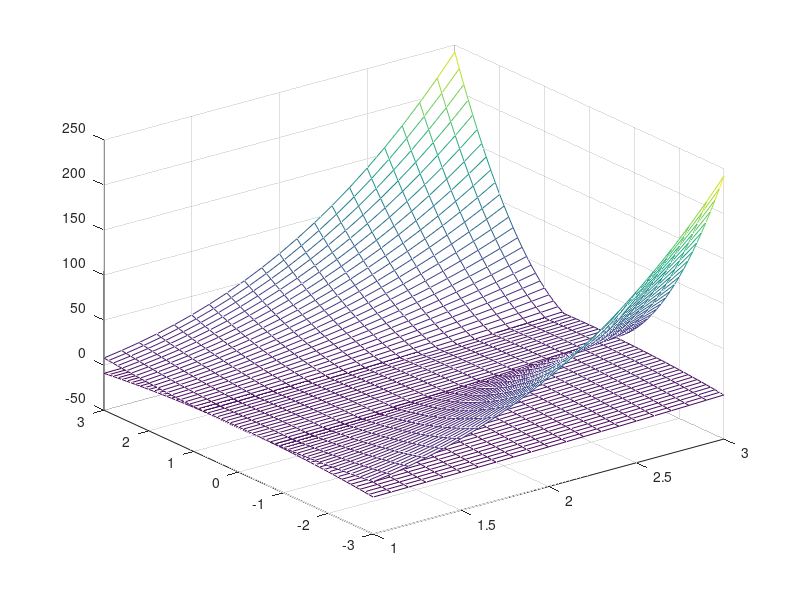
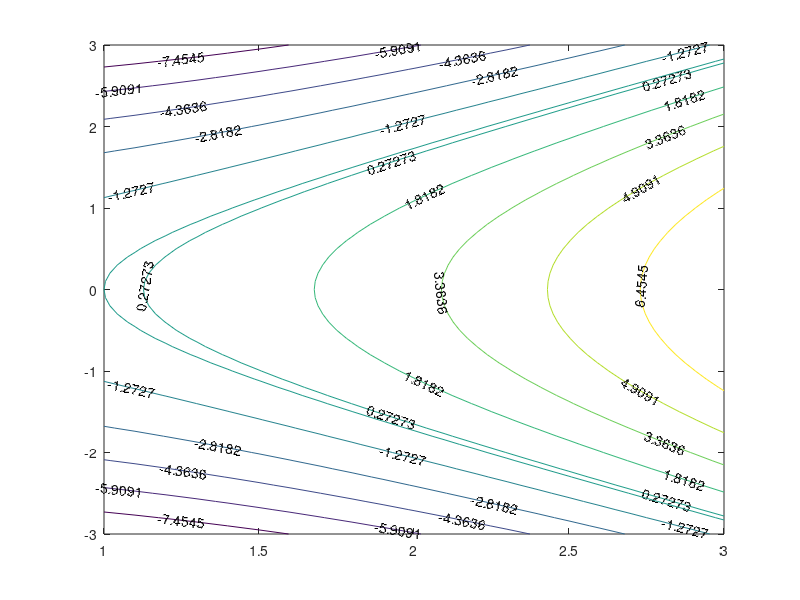

Here is the MATLAB script that generated these plots, in order: (Note: this script raises an error after producing the figures.)
clc
close all
clear all
h = 1/64;

f_1 = @(X) X(1) .^ 2 - X(2) .^2 - 1;
f_2 = @(X) X(1) .^ 3 .* X(2) .^2 - 1;

% f_1 = @(X) 90 .* X(1) .^ 2 + 25 * X(2) .^2 - 225;
% f_2 = @(X) 9 .* X(1) .^ 4 + 25 * X(2) .^3 - 50;

[x, y] = meshgrid(1:0.1:3, -3:0.1:3);
z_1 = x .^ 2 - y .^ 2 - 1;
z_2 = x .^ 3 .* y .^ 2 - 1;
% 
% [x, y] = meshgrid(-6:0.1:6, -6:0.1:6);
% z_1 = 90 .* x .^ 2 + 25 * y .^2 - 225;
% z_2 = 9 .* x .^ 4 + 25 * y .^3 - 50;


figure(1)
mesh(x, y, z_1);
hold on 
mesh(x, y, z_2);

figure(2)
[c H] = contour(x, y, z_1);
clabel(c, H);
hold on
contour(x, y, z_1, [0 0], 'color', 'r', 'LineWidth', 2);

[c H] = contour(x, y, z_2);
clabel(c, H);
contour(x, y, z_2, [0 0], 'color', 'r', 'LineWidth', 2);

%
% obliczanie
% 

% Newton
diff_x = @(f, X) (f([X(1) + h; X(2)]) - f([X(1) - h; X(2)])) * 0.5 / h;
diff_y = @(f, X) (f([X(1); X(2) + h]) - f([X(1); X(2) - h])) * 0.5 / h;

x_k = [3; 0];

J = [diff_x(f_1, x_k) diff_y(f_1, x_k); diff_x(f_2, x_k) diff_y(f_2, x_k)];
d_k = J \ [f_1(x_k); f_2(x_k)];
while norm(d_k) > h
    x_k = x_k - d_k;
    J = [diff_x(f_1, x_k) diff_y(f_1, x_k); diff_x(f_2, x_k) diff_y(f_2, x_k)];
    d_k = J \ [f_1(x_k); f_2(x_k)];
    if all(isnan(d_k))
        fprintf(1, 'Macierz osobliwa\n');
        break
    end
end
x_k = x_k - d_k
plot(x_k(1), x_k(2), 'g*')